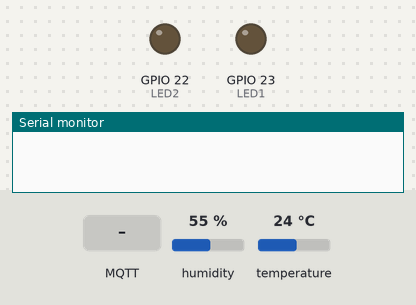
Recording of a sketch running on a simulated ESP32. Shown: output pins drawn as LEDs (lit = HIGH), the last lines printed to the serial monitor. Inputs (shaded band) come from the test bench; at power-on: humidity 55 %, temperature 24 °C. WiFi joins after 1.5 s; servers stay silent unless stated; no MQTT or app messages arrive unless stated.

Above: at 2.7 s.
2.8 s: MQTT message "ON" arrives on the first subscribed topic
At 4.0 s:
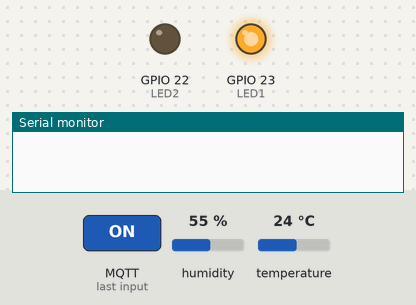
4.3 s: MQTT message "ON" arrives on the second subscribed topic
At 5.3 s:
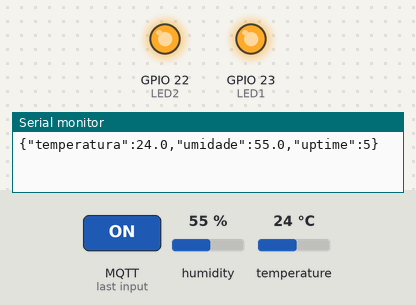
Timing chart, 0 to 7.3 s (numbered marks = the images above; inputs shaded):
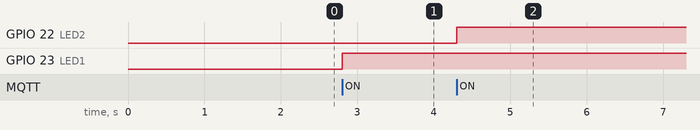

Measured:
- after the input at 2.8 s, GPIO 23 (LED1): LOW → HIGH at once
- after the input at 4.3 s, GPIO 22 (LED2): LOW → HIGH at once

The sketch:

esp32_dht22.ino
```cpp
#include <WiFi.h>
#include <PubSubClient.h>
#include <DHT.h>
#include <math.h>
const char* SSID="WIFI_LAB", *SENHA="SENHA_WIFI";
const char* BROKER="192.168.1.100";
const int LED1=23,LED2=22,DHT_PIN=4;
DHT dht(DHT_PIN,DHT22);
WiFiClient rede; PubSubClient mqtt(rede);
bool e1=false,e2=false;
unsigned long ultima=0;
void estados(){
 mqtt.publish("lab/grupo01/led1/state",e1?"ON":"OFF",true);
 mqtt.publish("lab/grupo01/led2/state",e2?"ON":"OFF",true);
}
void receber(char* topico,byte* payload,unsigned int n){
 String v="";for(unsigned int i=0;i<n;i++)v+=(char)payload[i];
 if(v!="ON"&&v!="OFF")return;
 String t=String(topico);
 if(t=="lab/grupo01/led1/set"){
   e1=(v=="ON");digitalWrite(LED1,e1);estados();
 }else if(t=="lab/grupo01/led2/set"){
   e2=(v=="ON");digitalWrite(LED2,e2);estados();
 }
}
void conectar(){
 while(!mqtt.connected()){
  if(mqtt.connect("esp32-grupo01","lab/grupo01/status",1,true,"offline")){
   mqtt.subscribe("lab/grupo01/led1/set");
   mqtt.subscribe("lab/grupo01/led2/set");
   mqtt.publish("lab/grupo01/status","online",true);estados();
  }else delay(2000);
 }
}
void setup(){
 Serial.begin(115200);pinMode(LED1,OUTPUT);pinMode(LED2,OUTPUT);
 digitalWrite(LED1,LOW);digitalWrite(LED2,LOW);
 dht.begin();WiFi.begin(SSID,SENHA);
 while(WiFi.status()!=WL_CONNECTED)delay(500);
 mqtt.setServer(BROKER,1883);mqtt.setCallback(receber);
 mqtt.setBufferSize(256);
}
void loop(){
 if(!mqtt.connected())conectar();mqtt.loop();
 if(millis()-ultima>=5000){
  ultima=millis();
  float t=dht.readTemperature(),u=dht.readHumidity();
  if(isfinite(t)&&isfinite(u)){
   char json[128];
   snprintf(json,sizeof(json),"{\"temperatura\":%.1f,\"umidade\":%.1f,\"uptime\":%lu}",t,u,millis()/1000UL);
   mqtt.publish("lab/grupo01/telemetria",json,false);
   Serial.println(json);
  }
 }
}
```
